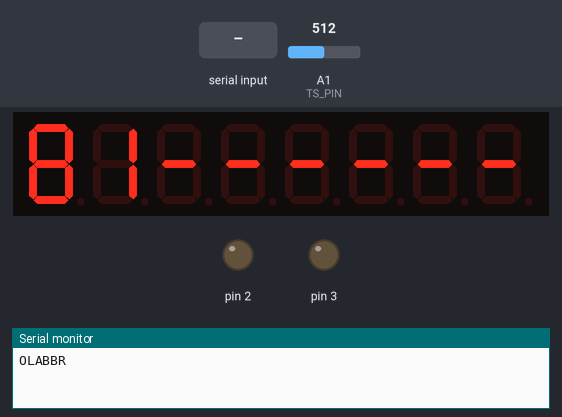
A program run on a simulated Arduino Nano, built with avr-gcc and run on an emulated ATmega328P. Parts: 8-digit seven-segment display, output pins drawn as LEDs (lit = HIGH), the last lines printed to the serial monitor. The test bench sets the inputs (shaded band); at power-on: A1 (TS_PIN) = 512.

Above: at 2.3 s.
2.4 s: A1 (TS_PIN) set to 411
At 2.83 s:
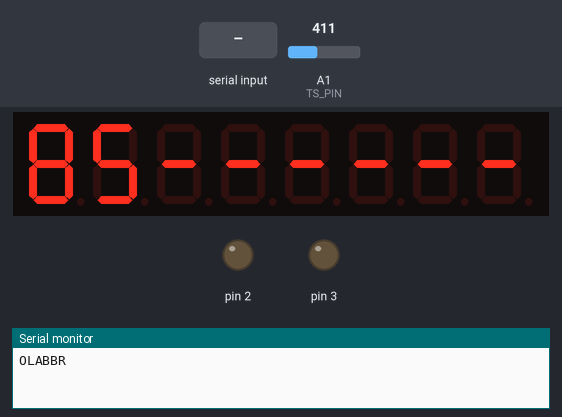
4.0 s: A1 (TS_PIN) set to 387
At 6.5 s:
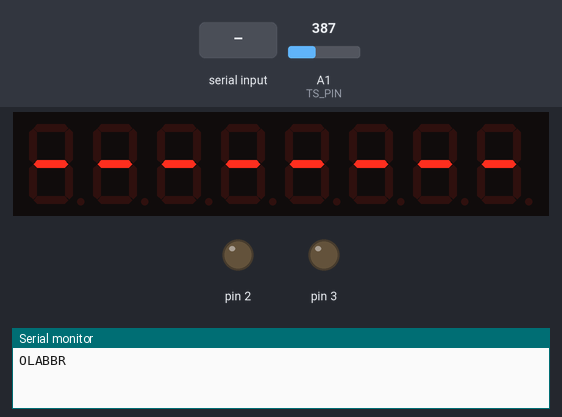
6.8 s: "S\n" received over Serial
At 7.09 s:
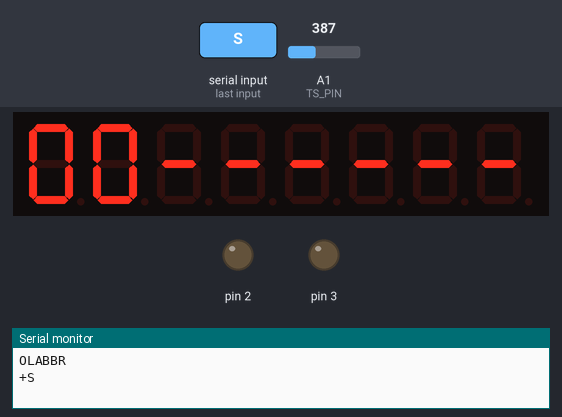
10.3 s: A1 (TS_PIN) set to 511
At 11.16 s:
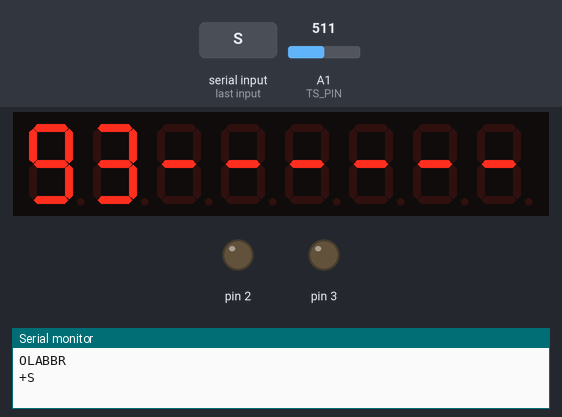
12.1 s: A1 (TS_PIN) set to 122
At 12.58 s:
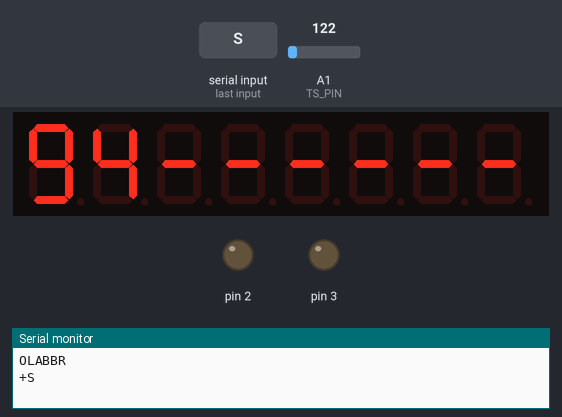
Timing chart, 0 to 15.1 s (numbered marks = the images above; inputs shaded):
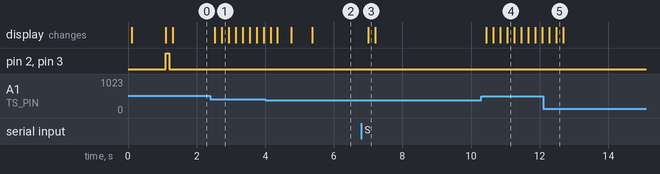

Measured:
- the behaviour switches between 397 and 396 on A1 (TS_PIN) (found by bisection; images 1 and 2)
- after the input at 2.4 s, the display: first changes after 0.13 s (image 1 shows a later state)
- after the input at 6.8 s, the display: changes after 0.20 s (image 3)
- after the input at 10.3 s, the display: first changes after 0.15 s (image 4 shows a later state)
- after the input at 12.1 s, the display: first changes after 0.18 s (image 5 shows a later state)

The program:

main.cpp
```cpp
#include <Arduino.h>
#include "LedControl.h"
#include "Smoothed.h"

// MAIN DISPLAY
LedControl lc = LedControl(12, 11, 10, 1);
int mainDisplayValues[4];

// THERMAL-SENSOR CONFIG
#define TS_MIN_VALUE 10
#define TS_MIN_VOLT 4.756
#define TS_MAX_VALUE 125
#define TS_MAX_VOLT 1.154
const int TS_PIN = A1;

// Sensor Smoother
Smoothed<float> tsSensor;

// LEDs
const int LED_PINS[2] { DD2, DD3};

int led_State[2];

// Utils
float mapFloat(float value, float fromLow, float fromHigh, float toLow, float toHigh)
{
  return (value - fromLow) * (toHigh - toLow) / (fromHigh - fromLow) + toLow;
}

// -
void setup()
{
  // - Enables the DISPLAY
  lc.shutdown(0, false);
  lc.setIntensity(0, 6);
  lc.clearDisplay(0);
  delay(100);
  lc.setChar(0, 6, '0', 0);
  lc.setChar(0, 5, 'L', 0);
  lc.setChar(0, 4, 'A', 0);
  lc.setChar(0, 3, 'b', 0);
  lc.setChar(0, 2, 'b', 0);
  lc.setChar(0, 1, '0', 0);
  delay(1000);
  lc.clearDisplay(0);

  // -
  pinMode(LED_PINS[0], OUTPUT);
  pinMode(LED_PINS[1], OUTPUT);
  digitalWrite(LED_PINS[0], HIGH);
  digitalWrite(LED_PINS[1], HIGH);

  // Initial Values
  mainDisplayValues[0] = 100;
  mainDisplayValues[1] = 100;
  mainDisplayValues[2] = 100;
  mainDisplayValues[3] = 100;

  // - LEDS
  led_State[0] = 0;
  led_State[1] = 0;

  // Begins the Serial Comm
  Serial.begin(19200);
  Serial.println("OLABBR");

  tsSensor.begin(SMOOTHED_AVERAGE, 10);
}

void readThermalSensor()
{
  int value = analogRead(TS_PIN);
  float voltage = mapFloat(value, 0, 1023, 0, 5);
  float temp = mapFloat(voltage, TS_MIN_VOLT, TS_MAX_VOLT, TS_MIN_VALUE, TS_MAX_VALUE);

  tsSensor.add(temp);

  mainDisplayValues[0] = tsSensor.get();
}

void writeDisplayValue(int index)
{
  int value = mainDisplayValues[index];
  // Converts to 2 Digits
  char firstDigit = '0';
  char secDigit = '0';

  if (value > 99 || value < 0)
  {
    firstDigit = '-';
    secDigit = '-';
  }
  else
  {
    String valueStr = String(value);

    if (value > 9)
    {
      firstDigit = valueStr.charAt(1);
      secDigit = valueStr.charAt(0);
    }
    else
    {
      firstDigit = valueStr.charAt(0);
    }
  }

  // Writes
  switch (index)
  {
  case 3:
    lc.setChar(0, 0, firstDigit, 0);
    lc.setChar(0, 1, secDigit, 0);
    break;

  case 2:
    lc.setChar(0, 2, firstDigit, 0);
    lc.setChar(0, 3, secDigit, 0);
    break;

  case 1:
    lc.setChar(0, 4, firstDigit, 0);
    lc.setChar(0, 5, secDigit, 0);
    break;

  case 0:
    lc.setChar(0, 6, firstDigit, 0);
    lc.setChar(0, 7, secDigit, 0);
    break;

  default:
    break;
  }
}

void writeLedState(int lIndex) {
  digitalWrite(LED_PINS[lIndex], led_State[lIndex] == 1 ? HIGH : LOW);
}

void doCommand(String cmd)
{
  String name = cmd.substring(0, 1);

  if (name.equals("S"))   // Set a Value in the Display
  {

    int vIndex = cmd.substring(1,2).toInt();
    int vValue = cmd.substring(2).toInt();

    mainDisplayValues[vIndex] = vValue;
    Serial.print("+");
    Serial.println(cmd);
  }
  else if(name.equals("L")) { // Set Led State
    int vIndex = cmd.substring(1,2).toInt();
    int vValue = cmd.substring(2).toInt();

    led_State[vIndex] = vValue;

    Serial.print("+");
    Serial.println(cmd);
  }
  else {
    Serial.print("-");
    Serial.println(cmd);
  }
}

void loop()
{
  // Check for Command
  if (Serial.available() > 0)
  {
    String cmd = Serial.readStringUntil('\n');
    doCommand(cmd);
  }

  // Updates the Display
  writeDisplayValue(0);
  writeDisplayValue(1);
  writeDisplayValue(2);
  writeDisplayValue(3);
  delay(100);

  writeLedState(0);
  writeLedState(1);
  delay(100);

  readThermalSensor();
}
```
